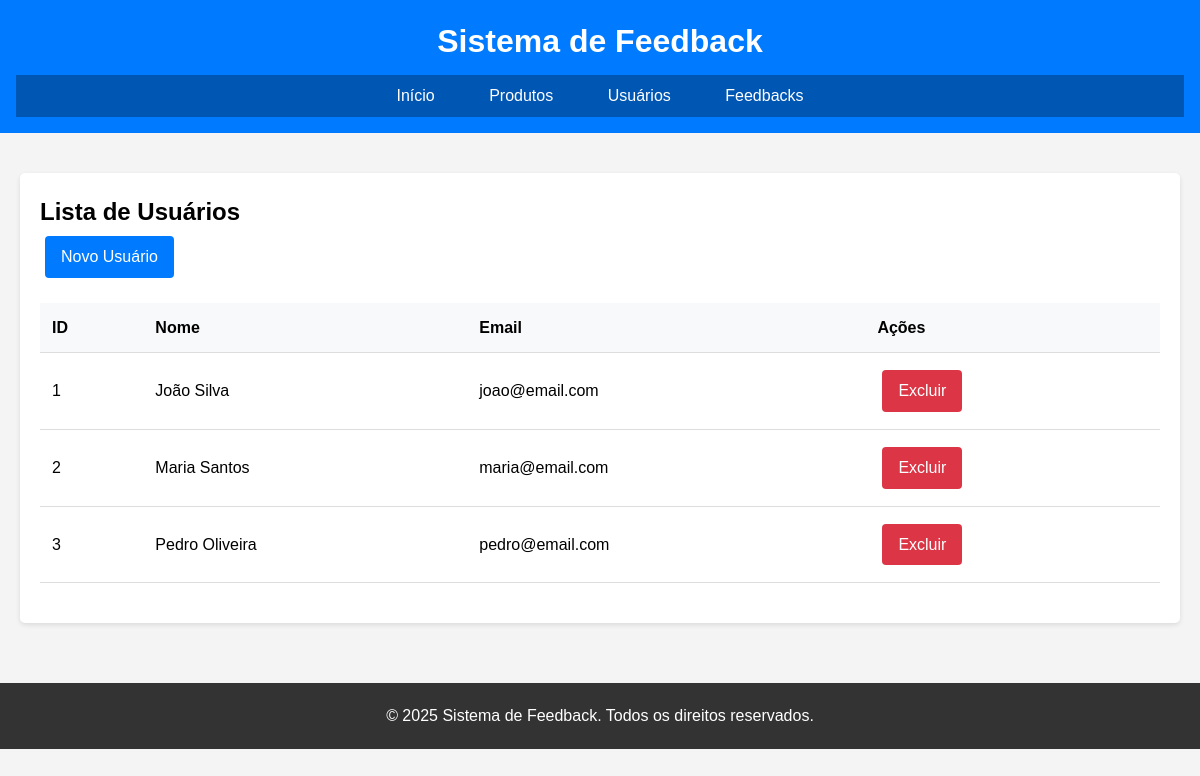
Before: /?param=usuario/lista with the older database file.
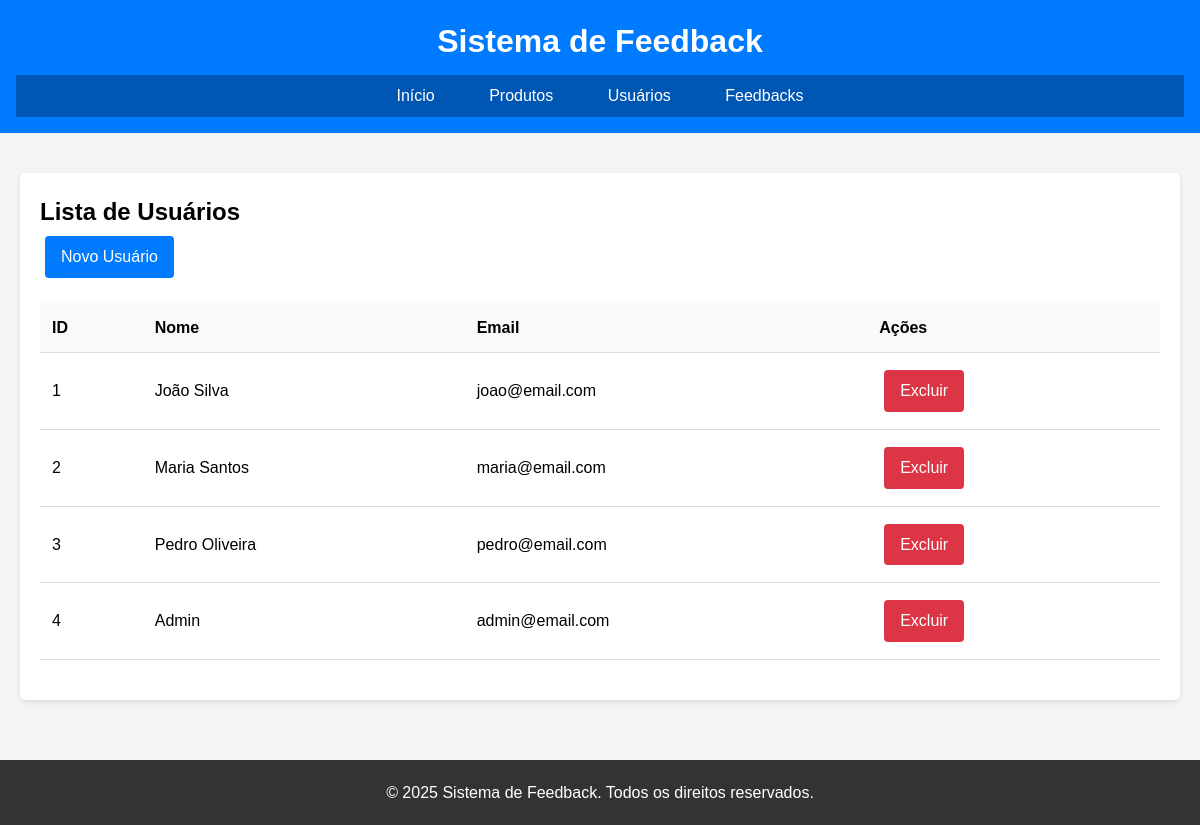
After: the same page with the newer database file.
### tables this page shows
CREATE TABLE IF NOT EXISTS usuarios (
    id INT AUTO_INCREMENT PRIMARY KEY,
    nome VARCHAR(255) NOT NULL,
    email VARCHAR(255) NOT NULL UNIQUE,
    password VARCHAR(255),
    created_at TIMESTAMP DEFAULT CURRENT_TIMESTAMP,
    updated_at TIMESTAMP DEFAULT CURRENT_TIMESTAMP ON UPDATE CURRENT_TIMESTAMP
);

### controller/User.php (called while the page is built, shortened)
<?php
class User {
    private $template;
    public function __construct(){
        $this->template = new ClientTemp();
    }
    public function listar(){
        try {
            $service = new UserService();
            $resultado = $service->listar();
            $this->template->layout("/public/User/listar.php", $resultado);
        } catch(\Exception $e) {
            echo "<div style='color: red; padding: 10px; background: #ffebee; border: 1px solid #f44336; margin: 10px; border-radius: 4px;'>";
            echo "Erro ao listar usuários: " . $e->getMessage();
            echo "</div>";
            $this->template->layout("/public/User/listar.php", []);
        }
    }
}

### generic/Acao.php (called while the page is built, shortened)
<?php
class Acao {
    private $classe;
    private $metodo;
    public function __construct($classe, $metodo){
        $this->classe = $classe;
        $this->metodo = $metodo;
    }
    public function executar(){
        try {
            $obj = new $classe();
            $metodo = $this->metodo;
            $obj->$metodo();
        } catch(\Exception $e) {
            echo "<div style='color: red; padding: 20px; background: #ffebee; border: 1px solid #f44336; margin: 20px; border-radius: 4px;'>";
            echo "<h3>Erro na execução:</h3>";
            echo "<p><strong>Mensagem:</strong> " . $e->getMessage() . "</p>";
            echo "<p><strong>Arquivo:</strong> " . $e->getFile() . "</p>";
            echo "<p><strong>Linha:</strong> " . $e->getLine() . "</p>";
            echo "<p><strong>Classe tentada:</strong> controller\\" . $this->classe . "</p>";
            echo "<p><strong>Método tentado:</strong> " . $this->metodo . "</p>";
            echo "</div>";
        }
    }
}

### generic/MysqlSingleton.php (called while the page is built, shortened)
<?php
class MysqlSingleton{
    private static $instance = null;
    private $conexao = null;
    private function __construct(){
        try{
            $config = include __DIR__ . '/../config.php';
            $db = $config['database'];
            $dsn = "mysql:host={$db['host']};dbname={$db['dbname']};charset={$db['charset']}";
            $this->conexao = new \PDO($dsn, $db['username'], $db['password']);
            $this->conexao->setAttribute(\PDO::ATTR_ERRMODE, \PDO::ERRMODE_EXCEPTION);
            $this->conexao->setAttribute(\PDO::ATTR_DEFAULT_FETCH_MODE, \PDO::FETCH_ASSOC);
        } catch(\PDOException $e){
            echo "Erro ao conectar ao banco: " . $e->getMessage();
            exit;
        }
    }
    public static function getInstance(){
        if(self::$instance === null){
            self::$instance = new MysqlSingleton();
        }
        return self::$instance;
    }
    public function executar($query, $param = array()){
        if($this->conexao){
            $sth = $this->conexao->prepare($query);
            $sth->execute();
            try {
                return $sth->fetchAll(\PDO::FETCH_ASSOC);
            } catch(\Exception $e){
                return [];
            }
        }
        return [];
    }
}

### config.php (called while the page is built)
<?php
return [
    'database' => [
        'host' => 'localhost',
        'dbname' => 'feedback_db',
        'username' => 'root',
        'password' => '',
        'charset' => 'utf8'
    ],
    'app' => [
        'name' => 'Sistema de Feedback',
        'version' => '1.0.0'
    ]
];

### dao/UserDAO.php (called while the page is built, shortened)
<?php
class UserDAO extends MysqlFactory {
    public function listar(){
        try {
            $sql = "select id, nome, email, created_at from usuarios ORDER BY created_at DESC";
            return $this->banco->executar($sql);
        } catch (\Exception $e) {
            throw new \Exception("Erro ao listar usuários: " . $e->getMessage());
        }
    }
}

### service/UserService.php (called while the page is built, shortened)
<?php
class UserService {
    private $dao;
    public function __construct(){
        $this->dao = new UserDAO();
    }
    public function listar(){
        try {
            return $this->dao->listar();
        } catch (\Exception $e) {
            throw new \Exception("Erro ao listar usuários: " . $e->getMessage());
        }
    }
}

### generic/Autoload.php (called while the page is built, shortened)
<?php
spl_autoload_register(function($class){
    $baseDir = __DIR__ . DIRECTORY_SEPARATOR . '..' . DIRECTORY_SEPARATOR;
    $file = $baseDir . str_replace('\\', DIRECTORY_SEPARATOR, $class) . ".php";
    if(file_exists($file)){
        return true;
    }
    return false;
});

### generic/MysqlFactory.php (called while the page is built, shortened)
<?php
    class MysqlFactory{
        public function __construct(){
            $this->banco = MysqlSingleton::getInstance();
        }
    }

### public/User/listar.php (the view)
<h2>Lista de Usuários</h2>
<a href="?param=usuario/formulario" class="btn">Novo Usuário</a>
<table>
    <tr><th>ID</th><th>Nome</th><th>Email</th><th>Ações</th></tr>
<?php if($parametro && count($parametro) > 0): ?>
    <?php foreach($parametro as $p): ?>
    <tr>
        <td><?= htmlspecialchars($p['id']) ?></td>
        <td><?= htmlspecialchars($p['nome']) ?></td>
        <td><?= htmlspecialchars($p['email']) ?></td>
        <td>
            <a href="?param=usuario/excluir&id=<?= $p['id'] ?>" class="btn" style="background: #dc3545;" onclick="return confirm('Tem certeza que deseja excluir este usuário?')">Excluir</a>
        </td>
    </tr>
    <?php endforeach; ?>
<?php else: ?>
    <tr>
        <td colspan="4" style="text-align: center; color: #666;">Nenhum usuário cadastrado</td>
    </tr>
<?php endif; ?>
</table>

### index.php (shortened to what this page needs)
<?php
    include "generic/Autoload.php";
    if (isset($_GET["param"])) {
        $controller = new Controller();
        $controller->verificarChamadas($_GET["param"]);
    }
?>

### generic/Controller.php (shortened to what this page needs)
<?php
class Controller{
    private $arrChamadas=[];
    public function __construct()
    {
        $this->arrChamadas = [
            "produto/lista" => new Acao("Produto","listar"),
            "produto/formulario" => new Acao("Produto","formulario"),
            "produto/formularioalterar" => new Acao("Produto","alterarForm"),
            "produto/inserir" => new Acao("Produto","inserir"),
            "produto/excluir" => new Acao("Produto","excluir"),
            "usuario/lista" => new Acao("User","listar"),
            "usuario/formulario" => new Acao("User","formulario"),
            "usuario/inserir" => new Acao("User","inserir"),
            "usuario/excluir" => new Acao("User","excluir"),
            "feedback/lista" => new Acao("Feedback","listar"),
            "feedback/formulario" => new Acao("Feedback","formulario"),
            "feedback/inserir" => new Acao("Feedback","inserir"),
        ];
    }
    public function verificarChamadas($rota){
        if(isset($this->arrChamadas[$rota])){
            $acao = $this->arrChamadas[$rota];
            $acao->executar();
            return;
        }
    }
}

### template/ClientTemp.php (shortened to what this page needs)
<?php
class ClientTemp implements ITemplate
{
    public function cabecalho()
    {
        ?>
        <!DOCTYPE html>
        <html lang="pt-br">
        <head>
        </head>
        <body>
            <div class="header">
                <h1>Sistema de Feedback</h1>
                <div class="nav">
                    <a href="index.php">Início</a>
                    <a href="?param=produto/lista">Produtos</a>
                    <a href="?param=usuario/lista">Usuários</a>
                    <a href="?param=feedback/lista">Feedbacks</a>
                </div>
            </div>
            <div class="container">
                <div class="content">
        <?php
    }
    public function rodape()
    {
        ?>
                </div>
            </div>
            <div style="background: #333; color: white; text-align: center; padding: 20px; margin-top: 40px;">
                <p>&copy; <?= date('Y') ?> Sistema de Feedback. Todos os direitos reservados.</p>
            </div>
        </body>
        </html>
        <?php
    }
    public function layout($caminho, $parametro = null)
    {
        $this->cabecalho();
        $fullPath = __DIR__ . "/.." . $caminho;
        if (file_exists($fullPath)) {
            include $fullPath;
        } else {
            echo "<div style='color: red; padding: 20px;'>";
            echo "<h3>Erro: Arquivo de view não encontrado</h3>";
            echo "<p>Caminho: " . $fullPath . "</p>";
            echo "</div>";
        }
        $this->rodape();
    }
}

### template/ClientTemp.php (style rules this page uses)
* { margin: 0; padding: 0; box-sizing: border-box; }
body { font-family: Arial, sans-serif; background: #f4f4f4; line-height: 1.6; }
.container { max-width: 1200px; margin: 0 auto; padding: 20px; }
.header { background: #007BFF; color: white; padding: 1rem; text-align: center; margin-bottom: 20px; }
.header h1 { margin-bottom: 0.5rem; }
.nav { background: #0056b3; padding: 0.5rem; text-align: center; }
.nav a { color: white; text-decoration: none; margin: 0 15px; padding: 5px 10px; border-radius: 3px; }
.content { background: white; padding: 20px; border-radius: 5px; box-shadow: 0 2px 5px rgba(0,0,0,0.1); }
table { width: 100%; border-collapse: collapse; margin: 20px 0; }
th, td { padding: 12px; text-align: left; border-bottom: 1px solid #ddd; }
th { background: #f8f9fa; font-weight: bold; }
.btn { background: #007BFF; color: white; padding: 8px 16px; text-decoration: none; border-radius: 4px; display: inline-block; margin: 5px; border: none; cursor: pointer; }

Changed rows visible on the page:
added usuarios: id "4", nome "Admin", email "admin@email.com"
